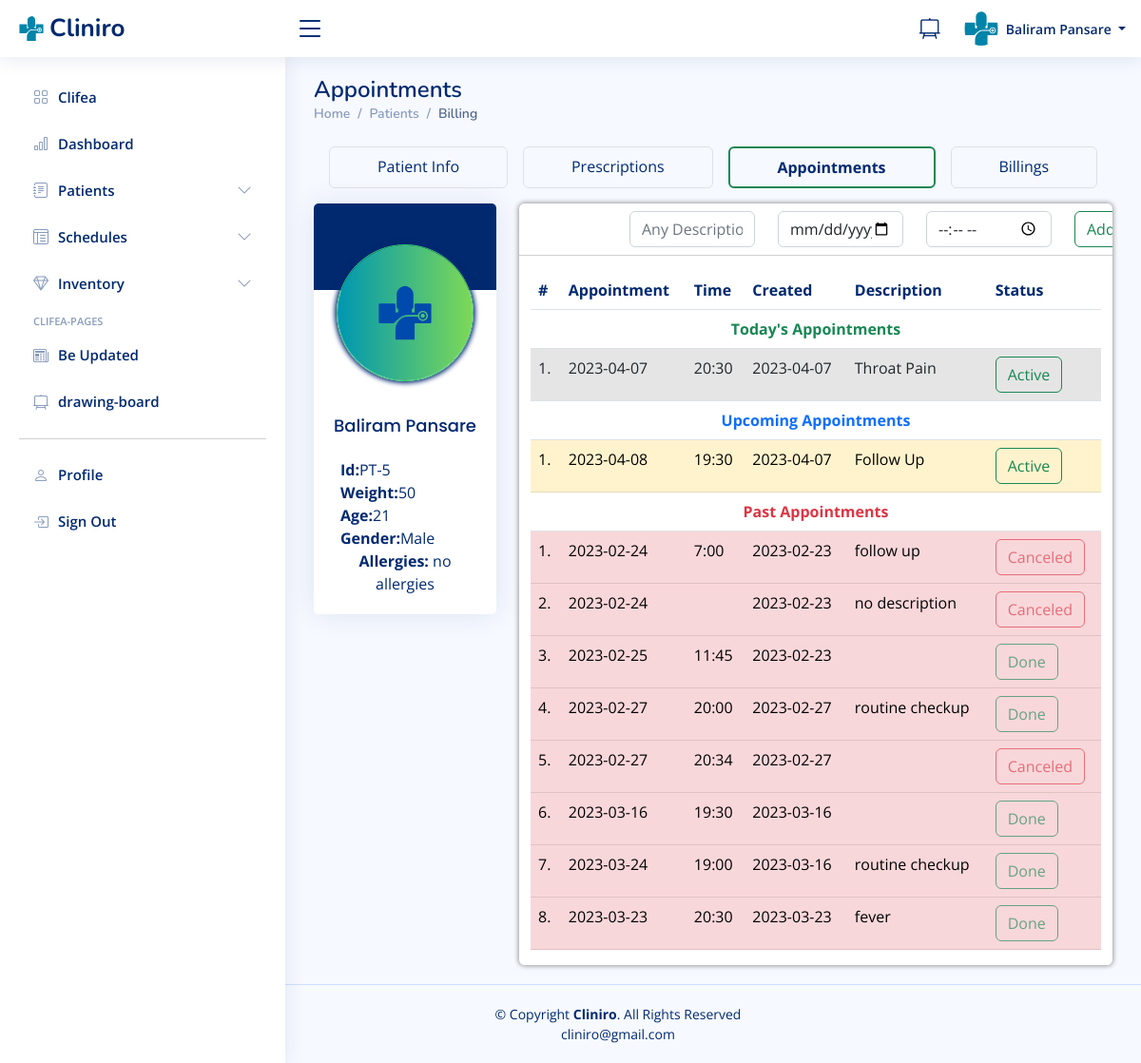
Page /doctor/patientappointment.php?patid=5 (signed in) on the committed database.
### tables this page shows
CREATE TABLE `doctors` (
  `id` int(11) NOT NULL,
  `specilization` varchar(255) DEFAULT NULL,
  `doctorName` varchar(255) DEFAULT NULL,
  `address` longtext DEFAULT NULL,
  `docFees` varchar(255) DEFAULT NULL,
  `contactno` bigint(11) DEFAULT NULL,
  `docEmail` varchar(255) DEFAULT NULL,
  `gender` text DEFAULT NULL,
  `age` varchar(20) DEFAULT NULL,
  `dob` varchar(50) DEFAULT NULL,
  `clinic_name` varchar(50) DEFAULT NULL,
  `clinic_contact` bigint(11) DEFAULT NULL,
  `clinic_timing` varchar(50) DEFAULT NULL,
  `closed` varchar(50) DEFAULT '-',
  `clinic_locality` varchar(50) DEFAULT NULL,
  `clinic_city` varchar(50) DEFAULT NULL,
  `password` varchar(255) DEFAULT NULL,
  `creationDate` timestamp NULL DEFAULT current_timestamp(),
  `updationDate` timestamp NULL DEFAULT NULL ON UPDATE current_timestamp()
);

CREATE TABLE `users` (
  `id` int(11) NOT NULL,
  `fullName` varchar(255) DEFAULT NULL,
  `address` longtext DEFAULT NULL,
  `city` varchar(255) DEFAULT NULL,
  `gender` varchar(255) DEFAULT NULL,
  `email` varchar(255) DEFAULT NULL,
  `password` varchar(255) DEFAULT NULL,
  `regDate` timestamp NULL DEFAULT current_timestamp(),
  `updationDate` timestamp NULL DEFAULT NULL ON UPDATE current_timestamp(),
  `Age` int(3) DEFAULT NULL,
  `Height` int(4) DEFAULT NULL,
  `Weight` int(3) DEFAULT NULL,
  `Medication` varchar(200) DEFAULT NULL,
  `Allergy` varchar(200) DEFAULT NULL,
  `Phone` bigint(10) DEFAULT NULL,
  `Locality` varchar(100) DEFAULT NULL,
  `Ename` varchar(50) DEFAULT NULL,
  `Erelation` varchar(50) DEFAULT NULL,
  `Econtact` bigint(10) DEFAULT NULL,
  `otp` int(10) NOT NULL
);

CREATE TABLE `patappointments` (
  `Apptid` int(10) NOT NULL,
  `Appt_Docid` int(10) NOT NULL,
  `Appt_Patid` int(10) NOT NULL,
  `Appt_Descrip` varchar(500) NOT NULL,
  `Appt_Date` date NOT NULL,
  `Appt_Time` varchar(10) NOT NULL,
  `Appt_Status` int(1) NOT NULL,
  `Appt_Created` date NOT NULL DEFAULT current_timestamp()
);

### doctor/patientappointment.php (the view, shortened to what this page needs)
<?php
include('include/config.php');
if(strlen($_SESSION['id']==0)) {
 header('location:doctorlogout.php');
  } else{
?>
<!DOCTYPE html>
<html lang="en">
<?php include('include/head.php');?>
<body>
<?php include('include/header.php');?>
<?php include('include/sidebar.php');?>
  <main class="main" id="main">
    <div class="pagetitle">
      <h1>Appointments</h1>
      <nav>
        <ol class="breadcrumb">
          <li class="breadcrumb-item"><a href="doctorlanding.php">Home</a></li>
          <li class="breadcrumb-item">Patients</li>
          <li class="breadcrumb-item active">Billing</li>
        </ol>
      </nav>
    </div>
    <section class="section">
        <?php
        $patid=$_GET['patid'];
        $ret=mysqli_query($con,"select * from users where id='$patid'");
        while ($row=mysqli_fetch_array($ret)) {
        ?>
        <div class="d-flex flex-wrap text-center m-2 rounded" id="patient-nav">
            <a href="view-patient.php?viewid=<?php echo $row['id'];?>" class="p-2 flex-grow-1 border rounded m-2">Patient Info</a>
            <a href="prescriptions.php?prespid=<?php echo $row['id'];?>" class="p-2 flex-grow-1 border rounded m-2">Prescriptions</a>
            <a href="patientappointment.php?patid=<?php echo $row['id'];?>" class="p-2 flex-grow-1 border rounded m-2 border-success border-2 fw-bold">Appointments</a>
            <a href="patientbilling.php?patid=<?php echo $row['id'];?>" class="p-2 flex-grow-1 border rounded m-2">Billings</a>
        </div>
        <div class="row" >
            <div class="col-md-4 col-lg-3">
                <div class="card">
                    <div class="card-body text-center">
                        <img class="avatar rounded-circle" src="assets/img/cliniro logo.png" alt="patientpic">
                        <h4 class="card-title"><?php  echo $row['fullName'];?></h4>
                        <div class="d-flex justify-content-between flex-wrap" id="form-subhead">
                            <div class="px-2"> <b>Id:</b>PT-<?php  echo $row['id'];?></div>
                            <div class="px-2"> <b>Weight:</b><?php  echo $row['Weight'];?></div>
                            <div class="px-2"> <b>Age:</b><?php  echo $row['Age'];?></div>
                            <div class="px-2"> <b>Gender:</b><?php  echo $row['gender'];?></div>
                            <div class="px-2"> <b>Allergies:</b> <?php  echo $row['Allergy'];?></div>
                        </div>
                    </div>
                </div>
                <?php }?>
            </div>
            <div class="col-md-8 col-lg-9">
                <div class="container-fluid box8 rounded table-responsive" id="patients-patients-cont">
                    <form method="post" name="submit">
                        <div class="row mt-2 justify-content-end">
                            <div class="col-3 form-group">
                                <input type="text" class="form-control" name="apptdescrip" placeholder="Any Description" >
                            </div>
                            <div class="col-3 form-group">
                                <input type="date" class="form-control" name="appt" placeholder="Date"  required>
                            </div>
                            <div class="col-3 form-group">
                                <input type="time" class="form-control" name="time" placeholder="time">
                            </div>
                            <div class="col-1 form-group">
                                <button type="submit" name="submit" class="btn btn-outline-success ">Add</button>
                            </div>
                            <hr class="mt-2">
                        </div>
                    </form>
                    <table class="table">
                        <thead>
                            <tr id="form-subhead">
                                <th scope="col">#</th>
                                <th scope="col">Appointment</th>
                                <th scope="col">Time</th>
                                <th scope="col">Created</th>
                                <th scope="col">Description</th>
                                <th scope="col">Status</th>
                            </tr>
                        </thead>
                        <tbody>
                        <tr>
          <td colspan="6" class="text-center fw-bold text-success">Today's Appointments</td>
        </tr>
                            <?php
                            $docid = $_SESSION['id'];
                            $patid=$_GET['patid'];
                            $ret=mysqli_query($con,"SELECT * FROM patappointments where Appt_Patid='$patid' AND Appt_Docid='$docid' AND Appt_Date=CURDATE();");
                            $i = 1;
                            while ($row=mysqli_fetch_array($ret)) { ?>
                            <tr class="table-active">
                                <td class="center"><?php echo $i;?>.</td>
                                <td ><?php echo $row['Appt_Date'];?></td>
                                <td><?php echo $row['Appt_Time'];?></td>
                                <td><?php echo $row['Appt_Created'];?></td>
                                <td><?php echo $row['Appt_Descrip'];?></td>
                                <td>
                                <?php if($row['Appt_Status']==1)
                                { ?>
                                <a href="patientappointment.php?Apptid=<?php echo $row['Apptid'];?>"><button class="btn btn-outline-success">Active</button></a>
                                                                <?php } else { ?>
                                <button type="button" class="btn btn-outline-danger" disabled>Canceled</button>
                                   <?php } ?>
                                </td>
                            </tr>
                            <?php $i++; }?>
                            <tr>
          <td colspan="6" class="text-center fw-bold text-primary">Upcoming Appointments</td>
        </tr>
                            <?php
                            $docid = $_SESSION['id'];
                            $patid=$_GET['patid'];
                            $ret=mysqli_query($con,"SELECT * FROM patappointments where Appt_Patid='$patid' AND Appt_Docid='$docid' AND Appt_Date > CURDATE();");
                            $i = 1;
                            while ($row=mysqli_fetch_array($ret)) { ?>
                            <tr class="table-warning">
                                <td class="center"><?php echo $i;?>.</td>
                                <td ><?php echo $row['Appt_Date'];?></td>
                                <td><?php echo $row['Appt_Time'];?></td>
                                <td><?php echo $row['Appt_Created'];?></td>
                                <td><?php echo $row['Appt_Descrip'];?></td>
                                <td>
                                <?php if($row['Appt_Status']==1)
                                { ?>
                                <a href="patientappointment.php?Apptid=<?php echo $row['Apptid'];?>"><button class="btn btn-outline-success">Active</button></a>
                                                                <?php } else { ?>
                                <button type="button" class="btn btn-outline-danger" disabled>Canceled</button>
                                   <?php } ?>
                                </td>
                            </tr>
                            <?php $i++; }?>
                            <tr>
          <td colspan="6" class="text-center fw-bold text-danger">Past Appointments</td>
        </tr>
                            <?php
                            $docid = $_SESSION['id'];
                            $patid=$_GET['patid'];
                            $ret=mysqli_query($con,"SELECT * FROM patappointments where Appt_Patid='$patid' AND Appt_Docid='$docid' AND Appt_Date < CURDATE();");
                            $i = 1;
                            while ($row=mysqli_fetch_array($ret)) { ?>
                            <tr class="table-danger">
                                <td class="center"><?php echo $i;?>.</td>
                                <td ><?php echo $row['Appt_Date'];?></td>
                                <td><?php echo $row['Appt_Time'];?></td>
                                <td><?php echo $row['Appt_Created'];?></td>
                                <td><?php echo $row['Appt_Descrip'];?></td>
                                <td>
                                <?php if($row['Appt_Status']==1)
                                { ?>
                                <button class="btn btn-outline-success" disabled>Done</button>
                                                                <?php } else { ?>
                                <button type="button" class="btn btn-outline-danger" disabled>Canceled</button>
                                   <?php } ?>
                                </td>
                            </tr>
                            <?php $i++; }?>
                        </tbody>
                    </table>
                </div>
            </div>
        </div>
    </section>
</main>
  <?php include('include/footer.php');?>
</body>
</html>
<?php } ?>

### doctor/include/header.php (shortened to what this page needs)
<header id="header" class="header fixed-top d-flex align-items-center">
<div class="d-flex align-items-center justify-content-between">
  <a href="index.html" class="logo d-flex align-items-center">
    <img src="assets/img/logo.svg" alt="">
    <span class="d-none d-lg-block">Cliniro</span>
  </a>
  <i class="bi bi-list toggle-sidebar-btn"></i>
</div>
<nav class="header-nav ms-auto">
  <ul class="d-flex align-items-center">
    <li>
      <a class="nav-link nav-icon" href="scratchpad.php" target="_blank" >
        <i class="bi bi-easel2"></i>
      </a>
    </li>
    <li class="nav-item dropdown pe-3">
      <a class="nav-link nav-profile d-flex align-items-center pe-0" href="#" data-bs-toggle="dropdown">
        <img src="assets/img/logo copy.svg" alt="Profile" class="rounded-circle">
        <span class="d-none d-md-block dropdown-toggle ps-2">
        <?php $query=mysqli_query($con,"select doctorName from doctors where id='".$_SESSION['id']."'");
        while($row=mysqli_fetch_array($query))
        {
            echo $row['doctorName'];
        }?>
        </span>
      </a>
        </li>
      </ul>
</nav>
</header>

### doctor/assets/css/style.css (style rules this page uses)
:root { scroll-behavior: smooth; }
body { font-family: "Open Sans", sans-serif; background: #f6f9ff; color: #444444; }
a { color: #4154f1; text-decoration: none; }
h1, h2, h3, h4, h5, h6 { font-family: "Nunito", sans-serif; }
#main { margin-top: 60px; padding: 20px 30px; transition: all 0.3s; }
.pagetitle { margin-bottom: 10px; }
.pagetitle h1 { font-size: 24px; margin-bottom: 0; font-weight: 600; color: #012970; }
.card { margin-bottom: 30px; border: none; border-radius: 5px; box-shadow: 0px 0 30px rgba(1, 41, 112, 0.1); }
.card-title { padding: 20px 0 15px 0; font-size: 18px; font-weight: 500; color: #012970; font-family: "Poppins", sans-serif; }
.card-body { padding: 0 20px 20px 20px; }
.breadcrumb { font-size: 14px; font-family: "Nunito", sans-serif; color: #899bbd; font-weight: 600; }
.breadcrumb a { color: #899bbd; transition: 0.3s; }
.breadcrumb .breadcrumb-item::before { color: #899bbd; }
.breadcrumb .active { color: #51678f; font-weight: 600; }
.logo { line-height: 1; }
@media (min-width: 1200px) { .logo { width: 280px; } }
.logo img { max-height: 26px; margin-right: 6px; }
.logo span { font-size: 26px; font-weight: 700; color: #012970; font-family: "Nunito", sans-serif; }
.header { transition: all 0.5s; z-index: 997; height: 60px; box-shadow: 0px 2px 20px rgba(1, 41, 112, 0.1); background-color: #fff; padding-left: 20px; }
.header .toggle-sidebar-btn { font-size: 32px; padding-left: 10px; cursor: pointer; color: #012970; }
.header-nav ul { list-style: none; }
.header-nav>ul { margin: 0; padding: 0; }
.header-nav .nav-icon { font-size: 22px; color: #012970; margin-right: 25px; position: relative; }
.header-nav .nav-profile { color: #012970; }
.header-nav .nav-profile img { max-height: 36px; }
.header-nav .nav-profile span { font-size: 14px; font-weight: 600; }
@media (min-width: 1200px) { #main { margin-left: 300px; } }
.section { flex: 0 0 300px; min-height: 500px; }
button { cursor: pointer; }
.box8 { box-shadow: 0px 0px 5px 1px #999; }
#patients-patients-cont { background-color: white; }
#form-subhead { color: #012970; }
.avatar { border: 0.1rem solid #2eca6a; margin-top: -3rem; margin-bottom: 1rem; max-width: 9rem; box-shadow: 0px 0px 5px 2px #012970; }
#patient-nav a { color: #012970 !important; }

### rows in the picture
doctors: doctorName "Baliram Pansare"
users: fullName "Baliram Pansare", id "5", Weight "50", Age "21", gender "Male", Allergy "no allergies"
patappointments: Appt_Date "2023-04-07", Appt_Time "20:30", Appt_Created "2023-04-07", Appt_Descrip "Throat Pain"
patappointments: Appt_Date "2023-04-08", Appt_Time "19:30", Appt_Created "2023-04-07", Appt_Descrip "Follow Up"
patappointments: Appt_Date "2023-02-24", Appt_Time "7:00", Appt_Created "2023-02-23", Appt_Descrip "follow up", Appt_Status "Canceled"
patappointments: Appt_Date "2023-02-24", Appt_Created "2023-02-23", Appt_Descrip "no description", Appt_Status "Canceled"
patappointments: Appt_Date "2023-02-25", Appt_Time "11:45", Appt_Created "2023-02-23", Appt_Status "Done"
patappointments: Appt_Date "2023-02-27", Appt_Time "20:00", Appt_Created "2023-02-27", Appt_Descrip "routine checkup", Appt_Status "Done"
patappointments: Appt_Date "2023-02-27", Appt_Time "20:34", Appt_Created "2023-02-27", Appt_Status "Canceled"
patappointments: Appt_Date "2023-03-16", Appt_Time "19:30", Appt_Created "2023-03-16", Appt_Status "Done"
patappointments: Appt_Date "2023-03-24", Appt_Time "19:00", Appt_Created "2023-03-16", Appt_Descrip "routine checkup", Appt_Status "Done"
patappointments: Appt_Date "2023-03-23", Appt_Time "20:30", Appt_Created "2023-03-23", Appt_Descrip "fever", Appt_Status "Done"
